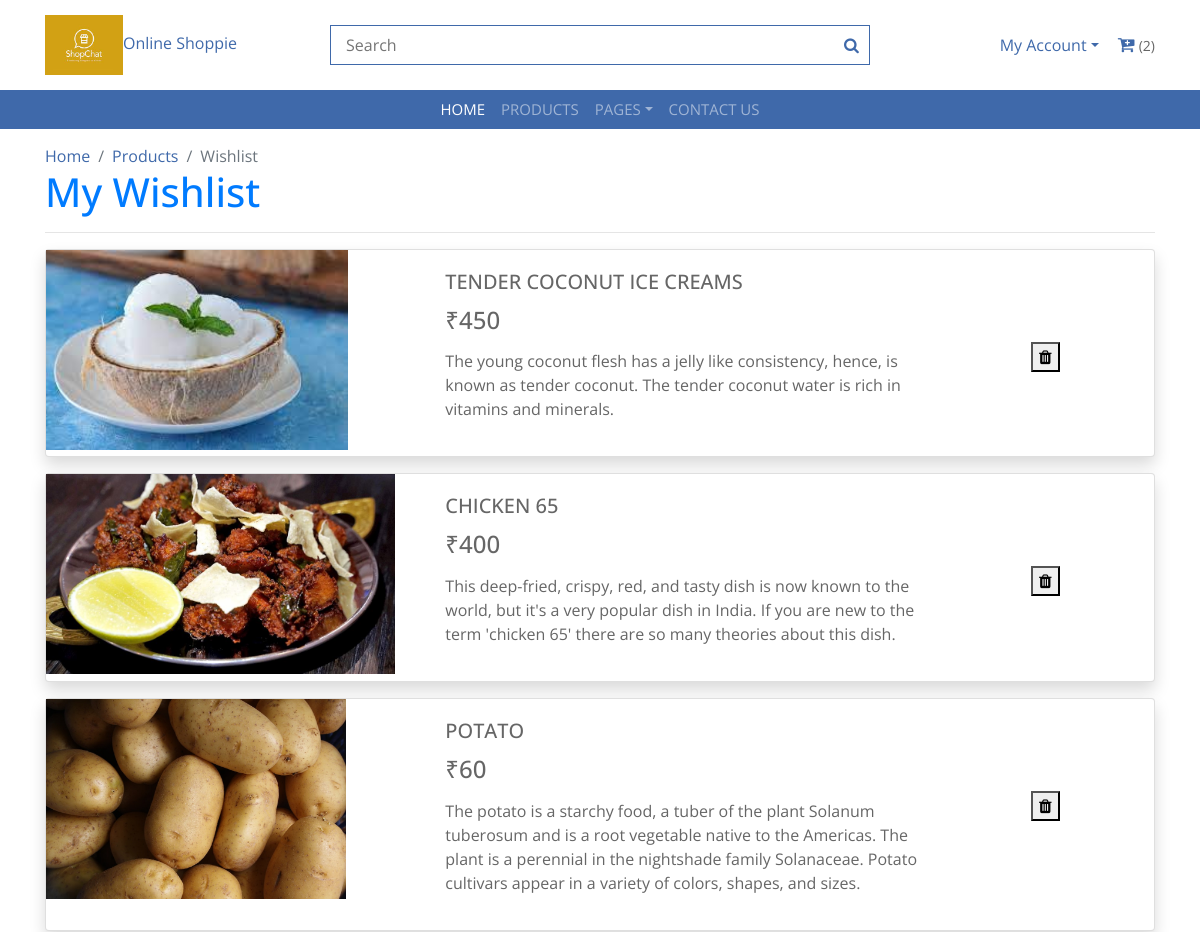
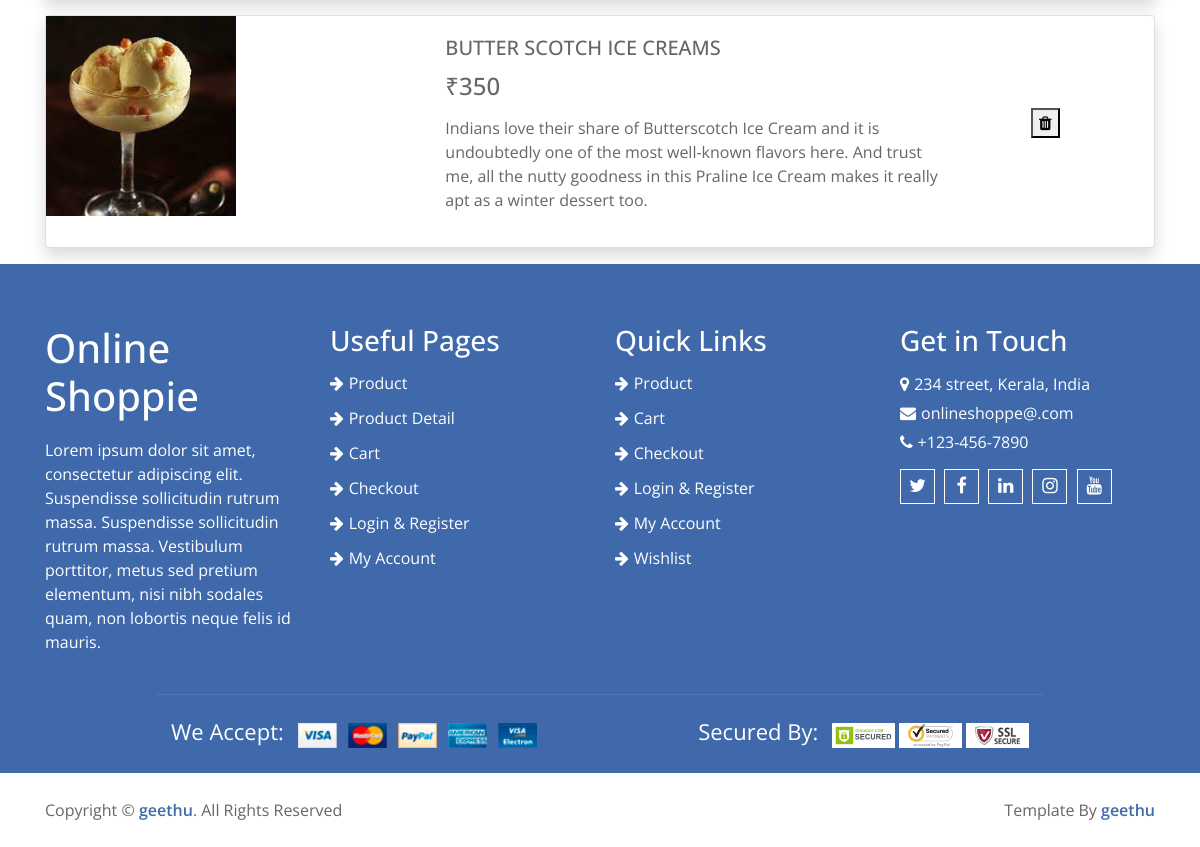
Page /cart_app/wishlist/ (signed in) on the committed database (2 pictures, top to bottom).
### cart_app/models.py (models this page shows, shortened)
class Wishlist(models.Model):
    user = models.ForeignKey(User, on_delete=models.CASCADE)
    product = models.ForeignKey(Product, on_delete=models.CASCADE)

### home_app/models.py (models this page shows, shortened)
class Product(models.Model):
    category=models.ForeignKey(Category,on_delete=models.CASCADE,default=True,null=False)
    name=models.CharField(max_length=250,unique=True)
    slug=models.SlugField(max_length=250,unique=True)
    img=models.ImageField(upload_to='products')
    desc=models.TextField()
    stock=models.IntegerField()
    available=models.BooleanField()
    price=models.IntegerField()
    class Meta:
        ordering=('-name',)

### cart_app/views.py (the view)
# urls.py: path('wishlist/', views.wishlist, name='wishlist'),
def wishlist(request):
    cart_items = CartItem.objects.filter(user=request.user)
    total_items = sum(item.quantity for item in cart_items)
    wishlist_items = Wishlist.objects.filter(user=request.user)
    return render(request, 'wishlist.html', {'wishlist_items': wishlist_items,'total_items':total_items})

### templates/wishlist.html (shortened to what this page needs)
{% load static %}
<!DOCTYPE html>
<html lang="en">
<head>
    <link href="https://stackpath.bootstrapcdn.com/bootstrap/4.4.1/css/bootstrap.min.css" rel="stylesheet">
    <link href="https://stackpath.bootstrapcdn.com/font-awesome/4.7.0/css/font-awesome.min.css" rel="stylesheet">
    <link href="{% static 'lib/slick/slick.css' %}" rel="stylesheet">
    <link href="{% static 'lib/slick/slick-theme.css' %}" rel="stylesheet">
    <link href="{% static 'css/style.css' %}" rel="stylesheet">
</head>
<body>
<div class="top-header">
    <div class="container">
        <div class="row align-items-center">
            <div class="col-md-3">
                <div class="logo">
                    <a href="" class="text-center">
                        <img src="{% static 'img/logo.jpg' %}" alt="Logo">Online Shoppie
                    </a>
                </div>
            </div>
            <div class="col-md-6">
                <div class="search">
                    <input type="text" placeholder="Search">
                    <button><i class="fa fa-search"></i></button>
                </div>
            </div>
            <div class="col-md-3">
                <div class="user">
                    <div class="dropdown">
                        <a href="#" class="dropdown-toggle" data-toggle="dropdown">My Account</a>
                    </div>
                    <div class="cart">
                        <i class="fa fa-cart-plus"></i>
                        <span>({{ total_items }})</span>
                    </div>
                </div>
            </div>
        </div>
    </div>
</div>
<div class="header">
    <div class="container">
        <nav class="navbar navbar-expand-md bg-dark navbar-dark">
            <div class="collapse navbar-collapse justify-content-between" id="navbarCollapse">
                <div class="navbar-nav m-auto">
                    <a href="{% url 'home' %}" class="nav-item nav-link active">Home</a>
                    <a href="{% url 'showall_product' %}" class="nav-item nav-link">Products</a>
                    <div class="nav-item dropdown">
                        <a href="#" class="nav-link dropdown-toggle" data-toggle="dropdown">Pages</a>
                    </div>
                    <a href="{% url 'contact' %}" class="nav-item nav-link">Contact Us</a>
                </div>
            </div>
        </nav>
    </div>
</div>
<div class="breadcrumb-wrap">
    <div class="container">
        <ul class="breadcrumb">
            <li class="breadcrumb-item"><a href="home">Home</a></li>
            <li class="breadcrumb-item"><a href="productlist">Products</a></li>
            <li class="breadcrumb-item active">Wishlist</li>
        </ul>
    </div>
</div>
<div class="container">
       <h1 class="text-primary">My Wishlist</h1><hr>
    {% for wishlist_item in wishlist_items %}
    <div class="card mb-3 shadow " style="max-width: 5000px;max-height:600px;">
        <div class="row g-0">
            <div class="col-md-4">
                <img src="{{wishlist_item.product.img.url}}" class="img-fluid rounded-start" alt="Oops...."
                     style="height:200px;width:auto;">
            </div>
            <div class="col-md-6">
                <div class="card-body">
                    <h5 class="card-title text-uppercase">{{wishlist_item.product.name}}</h5>
                    <h4 class="card-text">₹{{wishlist_item.product.price}}</h4>
                    <p>{{wishlist_item.product.desc}}</p>
                </div>
            </div>
            <div class="col-md-2">
                <div class="card-body">
                    <a href="{% url 'remove_from_wishlist' wishlist_item.pk %}">
                        <br><br><br>&nbsp;&nbsp;&nbsp;
                        <button class="center "><i class="fa fa-trash"></i></button>
                    </a>
                </div>
            </div>
        </div>
    </div>
    {% endfor %}
</div>
<div class="footer">
    <div class="container-fluid">
        <div class="row">
            <div class="col-lg-3 col-md-6">
                <div class="footer-widget">
                    <h1>Online Shoppie</h1>
                    <p>
                        Lorem ipsum dolor sit amet, consectetur adipiscing elit. Suspendisse sollicitudin rutrum
                        massa. Suspendisse sollicitudin rutrum massa. Vestibulum porttitor, metus sed pretium
                        elementum, nisi nibh sodales quam, non lobortis neque felis id mauris.
                    </p>
                </div>
            </div>
            <div class="col-lg-3 col-md-6">
                <div class="footer-widget">
                    <h3 class="title">Useful Pages</h3>
                    <ul>
                        <li><a href="product.html">Product</a></li>
                        <li><a href="product-detail.html">Product Detail</a></li>
                        <li><a href="cart.html">Cart</a></li>
                        <li><a href="checkout.html">Checkout</a></li>
                        <li><a href="login.html">Login & Register</a></li>
                        <li><a href="my-account.html">My Account</a></li>
                    </ul>
                </div>
            </div>
            <div class="col-lg-3 col-md-6">
                <div class="footer-widget">
                    <h3 class="title">Quick Links</h3>
                    <ul>
                        <li><a href="product.html">Product</a></li>
                        <li><a href="cart.html">Cart</a></li>
                        <li><a href="checkout.html">Checkout</a></li>
                        <li><a href="login.html">Login & Register</a></li>
                        <li><a href="my-account.html">My Account</a></li>
                        <li><a href="wishlist.html">Wishlist</a></li>
                    </ul>
                </div>
            </div>
            <div class="col-lg-3 col-md-6">
                <div class="footer-widget">
                    <h3 class="title">Get in Touch</h3>
                    <div class="contact-info">
                        <p><i class="fa fa-map-marker"></i>234 street, Kerala, India</p>
                        <p><i class="fa fa-envelope"></i>onlineshoppe@.com</p>
                        <p><i class="fa fa-phone"></i>+123-456-7890</p>
                        <div class="social">
                            <a href=""><i class="fa fa-twitter"></i></a>
                            <a href=""><i class="fa fa-facebook"></i></a>
                            <a href=""><i class="fa fa-linkedin"></i></a>
                            <a href=""><i class="fa fa-instagram"></i></a>
                            <a href=""><i class="fa fa-youtube"></i></a>
                        </div>
                    </div>
                </div>
            </div>
        </div>
        <div class="row payment">
            <div class="col-md-6">
                <div class="payment-method">
                    <p>We Accept:</p>
                    <img src="{% static 'img/payment-method.png' %}" alt="Payment Method"/>
                </div>
            </div>
            <div class="col-md-6">
                <div class="payment-security">
                    <p>Secured By:</p>
                    <img src="{% static 'img/godaddy.svg' %}" alt="Payment Security"/>
                    <img src="{% static 'img/norton.svg' %}" alt="Payment Security"/>
                    <img src="{% static 'img/ssl.svg' %}" alt="Payment Security"/>
                </div>
            </div>
        </div>
    </div>
</div>
<div class="footer-bottom">
    <div class="container">
        <div class="row">
            <div class="col-md-6 copyright">
                <p>Copyright &copy; <a href="">geethu</a>. All Rights Reserved</p>
            </div>
            <div class="col-md-6 template-by">
                <p>Template By <a href="">geethu</a></p>
            </div>
        </div>
    </div>
</div>
</body>
</html>

### static/css/style.css (style rules this page uses)
body { color: #666666; font-family: 'Open Sans', sans-serif; font-weight: 400; background: #ffffff; }
a { color: #3F69AA; transition: 0.5s; }
p { padding: 0; margin: 0 0 15px 0; }
h1, h2, h3, h4, h5, h6 { color: #666666; margin: 0 0 15px 0; padding: 0; }
.top-header { padding: 15px 0; background: #ffffff; }
.top-header .logo { text-align: left; overflow: hidden; }
.top-header .logo a img { max-height: 60px; }
.top-header .search { width: 100%; }
.top-header .search input[type=text] { width: 100%; height: 40px; padding: 0 15px; color: #666666; border: 1px solid #3F69AA; }
.top-header .search button { position: absolute; width: 40px; height: 38px; top: 1px; right: 16px; padding: 0 15px; border: none; background: none; color: #3F69AA; }
.top-header .user { width: 100%; text-align: right; }
.top-header .user .dropdown { display: inline-block; margin-right: 15px; }
.top-header .user .cart { display: inline-block; }
.top-header .user .cart i { color: #3F69AA; font-size: 18px; }
.top-header .user .cart span { color: #666666; font-size: 14px; }
@media (min-width: 768px) { .top-header { max-height: 90px; } }
.header { position: relative; }
.header .navbar { height: 100%; padding: 0; }
@media (min-width: 768px) { .header, .header .navbar { background: #3F69AA !important; } }
@media (min-width: 768px) { .header a.nav-link { padding: 8px 15px; font-size: 15px; text-transform: uppercase; } }
.breadcrumb-wrap { position: relative; width: 100%; background: #ffffff; }
.breadcrumb-wrap .breadcrumb { margin: 15px 0 0 0; padding: 0; background: none; }
.footer { position: relative; padding: 60px 0 0 0; background: #3F69AA; }
@media (min-width: 992px) { .footer .container-fluid { max-width: 95%; } }
.footer .footer-widget { position: relative; width: 100%; margin-bottom: 40px; }
.footer .footer-widget h1 { color: #ffffff; margin-bottom: 18px; }
.footer .footer-widget .title { color: #ffffff; white-space: nowrap; }
.footer .footer-widget p { color: #ffffff; }
.footer .footer-widget ul { margin: 0; padding: 0; list-style: none; }
.footer .footer-widget ul li { margin-bottom: 12px; }
.footer .footer-widget ul li:last-child { margin-bottom: 0; }
.footer .footer-widget ul li a { color: #ffffff; white-space: nowrap; display: block; line-height: 23px; }
.footer .footer-widget ul li a::before { content: '\f061'; font-family: 'FontAwesome'; padding-right: 5px; }
.footer .contact-info p { margin-bottom: 5px; color: #ffffff; font-size: 16px; }
.footer .contact-info p i { color: #ffffff; margin-right: 5px; }
.footer .social { position: relative; width: 100%; }
.footer .social a { display: inline-block; margin: 10px 5px 0 0; width: 35px; height: 35px; padding: 2px 0; text-align: center; font-size: 18px; border: 1px solid #ffffff; }
.footer .social a i { color: #ffffff; }
.footer .payment { padding-top: 25px; padding-bottom: 25px; border-top: 1px solid #4977bf; }
@media (min-width: 992px) { .footer .payment { max-width: 80%; margin: 0 auto; } }
.footer .payment-method, .footer .payment-security { overflow: hidden; }
.footer .payment-method { text-align: left; }
.footer .payment-security { text-align: right; }
.footer .payment-method p, .footer .payment-security p { display: inline-block; margin: 0 10px 0 0; color: #ffffff; font-size: 22px; font-weight: 400; line-height: 22px; }
.footer .payment-method img, .footer .payment-security img { height: 25px; }
.footer-bottom { position: relative; padding: 25px 0; background: #ffffff; }
.footer-bottom .copyright { text-align: left; }
.footer-bottom .template-by { text-align: right; }
.footer-bottom .copyright p, .footer-bottom .template-by p { color: #666666; font-weight: 400; margin: 0; }
.footer-bottom .copyright p a, .footer-bottom .template-by p a { font-weight: 600; }

### rows in the picture
Wishlist: product.img (picture), product.name "TENDER COCONUT ICE CREAMS", product.price "450", product.desc "The young coconut flesh has a jelly like consistency, hence, is known as tender coconut. The tender coconut water is rich in vitamins and minerals."
Wishlist: product.img (picture), product.name "CHICKEN 65", product.price "400", product.desc "This deep-fried, crispy, red, and tasty dish is now known to the world, but it's a very popular dish in India. If you are new to the term 'chicken 65' there are so many theories about this dish."
Wishlist: product.img (picture), product.name "POTATO", product.price "60", product.desc "The potato is a starchy food, a tuber of the plant Solanum tuberosum and is a root vegetable native to the Americas. The plant is a perennial in the nightshade family Solanaceae. Potato cultivars appear in a variety of colors, shapes, and sizes."
Wishlist: product.img (picture), product.name "BUTTER SCOTCH ICE CREAMS", product.price "350", product.desc "Indians love their share of Butterscotch Ice Cream and it is undoubtedly one of the most well-known flavors here. And trust me, all the nutty goodness in this Praline Ice Cream makes it really apt as a winter dessert too."

### other values in the picture
{{ total_items }} "2"
